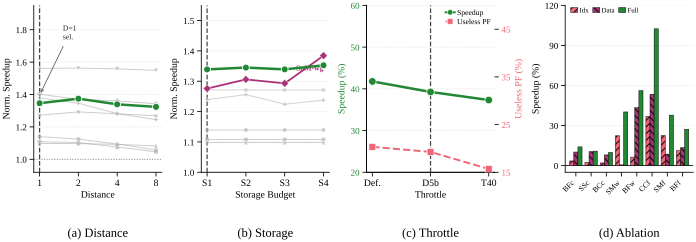

The script that drew this image:
#!/usr/bin/env python3
"""
Round 4 §5.4 Layout B: 1x4 Horizontal Row Sensitivity + Ablation.

Single row of four narrow panels:
  (a) Prefetch Distance sensitivity (line plot)
  (b) Storage Budget sensitivity     (line plot)
  (c) Throttle Control               (dual-axis line)
  (d) Component Ablation             (grouped bar)

Compared to Layout A (2x2 grid), this layout trades vertical compactness for
horizontal compactness — useful when paragraph flow makes a single wide row
of small multiples natural.

Round 4 visual rules:
  - PALETTE_TOL_BRIGHT (greens/reds/purples) — no blue/orange
  - HATCHES_DENSE for ablation bars
  - GRASP / Full GRASP = green palette[0] + solid HATCHES_DENSE[0]
  - Subplot labels (a)-(d) BELOW axes
  - Tight y-axes (~70-80% data fill)
  - Path depth: parents[5]
"""
from __future__ import annotations
import sys
from pathlib import Path
import numpy as np

# round4/ is 5 levels deep from repo root
_REPO = Path(__file__).resolve().parents[5]
sys.path.insert(0, str(_REPO / "ima_plan/07_paper_outline/plot_style"))
from plot_util import (  # noqa: E402
    apply_style, save_fig,
    PALETTE_TOL_BRIGHT, HATCHES_DENSE, subplot_label,
)

apply_style()
import matplotlib.pyplot as plt  # noqa: E402
from matplotlib.lines import Line2D  # noqa: E402
from matplotlib.patches import Patch  # noqa: E402


# ── 8 Representative Workloads ───────────────────────────────────────────────
WORKLOADS = [
    "bfs_cit_dir", "sssp_cit_dir", "bc_cit_dir", "spmv_web_sym",
    "bfs_web_sym", "cc_flickr_sym", "spmv_flickr_sym", "bfs_flickr_sym",
]
SHORT = ["BFS-cp", "SSSP-cp", "BC-cp", "SpM-wg",
         "BFS-wg", "CC-fl", "SpM-fl", "BFS-fl"]


# ── Baseline IPC ─────────────────────────────────────────────────────────────
BASELINE_IPC = {
    "bfs_cit_dir":     5.3349,
    "sssp_cit_dir":    5.9499,
    "bc_cit_dir":      95.2826,
    "spmv_web_sym":    129.6846,
    "bfs_web_sym":     7.3528,
    "cc_flickr_sym":   46.8674,
    "spmv_flickr_sym": 79.2566,
    "bfs_flickr_sym":  9.7943,
}


# ── Exp-C: Distance IPC ─────────────────────────────────────────────────────
DISTANCE_IPC = {
    "bfs_cit_dir":     (6.0830,  6.0016,  5.8353,  5.6452),
    "sssp_cit_dir":    (6.5949,  6.5631,  6.4006,  6.2253),
    "bc_cit_dir":      (104.6244, 104.5427, 104.0702, 103.1893),
    "spmv_web_sym":    (181.8048, 177.6429, 176.4435, 174.1239),
    "bfs_web_sym":     (11.4819, 11.4908, 11.4573, 11.3891),
    "cc_flickr_sym":   (94.8873, 117.6036, 108.5085, 112.1545),
    "spmv_flickr_sym": (109.2283, 106.7236, 101.5856, 98.6639),
    "bfs_flickr_sym":  (12.4611, 12.6612, 12.5458, 12.4249),
}
DISTANCES = [1, 2, 4, 8]


# ── Exp-D: Storage IPC ──────────────────────────────────────────────────────
STORAGE_IPC = {
    "bfs_cit_dir":     (6.0789,  6.0789,  6.0789,  6.0789),
    "sssp_cit_dir":    (6.5920,  6.5920,  6.5920,  6.5920),
    "bc_cit_dir":      (104.6116, 104.6116, 104.6116, 104.6116),
    "spmv_web_sym":    (165.4689, 169.3697, 167.6819, 179.5210),
    "bfs_web_sym":     (11.4964, 11.4964, 11.4964, 11.4964),
    "cc_flickr_sym":   (111.1339, 111.1339, 111.1339, 111.1339),
    "spmv_flickr_sym": (98.2555, 99.5312, 97.0296, 98.1003),
    "bfs_flickr_sym":  (12.4521, 12.4521, 12.4521, 12.4521),
}
STORAGE_LABELS = ["S1", "S2", "S3", "S4"]


# ── Exp-B: Throttle Speedup% & Accuracy% ────────────────────────────────────
THROTTLE_SPEEDUP = {
    "bfs_cit_dir":     (13.6, 13.9, 14.0),
    "sssp_cit_dir":    (11.0, 10.8, 10.8),
    "bc_cit_dir":      (9.8,  9.8,  9.8),
    "spmv_web_sym":    (40.1, 36.7, 40.2),
    "bfs_web_sym":     (56.1, 56.4, 56.2),
    "cc_flickr_sym":   (138.6, 122.0, 102.5),
    "spmv_flickr_sym": (38.0, 37.2, 37.8),
    "bfs_flickr_sym":  (27.0, 27.2, 27.2),
}
THROTTLE_ACCURACY = {
    "bfs_cit_dir":     (99.89, 99.88, 99.88),
    "sssp_cit_dir":    (99.78, 99.70, 99.70),
    "bc_cit_dir":      (99.61, 99.59, 99.53),
    "spmv_web_sym":    (60.46, 57.48, 66.31),
    "bfs_web_sym":     (59.12, 64.46, 66.87),
    "cc_flickr_sym":   (76.84, 79.55, 88.93),
    "spmv_flickr_sym": (69.75, 68.83, 74.00),
    "bfs_flickr_sym":  (71.86, 76.37, 79.21),
}
THROTTLE_CFGS = ["Default", "D5b", "T40C200"]


# ── Exp-A: Component Ablation IPC ───────────────────────────────────────────
ABLATION_IPC = {
    "bfs_cit_dir":     (5.5220,   5.8772,   6.0830),
    "sssp_cit_dir":    (6.0955,   6.5705,   6.5949),
    "bc_cit_dir":      (97.1852,  102.9133, 104.6244),
    "spmv_web_sym":    (158.6675, 130.3898, 181.8048),
    "bfs_web_sym":     (7.8197,   10.5485,  11.4819),
    "cc_flickr_sym":   (64.1420,  71.9062,  94.8873),
    "spmv_flickr_sym": (97.0964,  86.0611,  109.2283),
    "bfs_flickr_sym":  (10.8845,  11.1063,  12.4611),
}


# ── Helpers ─────────────────────────────────────────────────────────────────
def ipc_to_norm(ipc, base):
    return ipc / base


def ipc_to_speedup_pct(ipc, base):
    return (ipc - base) / base * 100.0


def gmean_norm(per_wl_tuples, idx, workloads):
    vals = np.array([per_wl_tuples[wl][idx] for wl in workloads])
    return float(np.exp(np.mean(np.log(vals))))


# ── Build Figure (1x4 row, 7.0 x 2.2) ───────────────────────────────────────
fig, axes = plt.subplots(
    nrows=1, ncols=4,
    figsize=(7.0, 2.4),
    constrained_layout=True,
)

MARKERS = ["o", "s", "^", "D", "v", "*", "P", "X"]
WL_COLOR = "#AAAAAA"
GEO_COLOR = PALETTE_TOL_BRIGHT[0]    # GRASP green
ACC_LO_COLOR = PALETTE_TOL_BRIGHT[1]  # red
SEL_LINE_COLOR = "#444444"


# ────────────────────────────────────────────────────────────────────────────
# (a) Prefetch Distance
# ────────────────────────────────────────────────────────────────────────────
ax = axes[0]
dist_norm = {wl: tuple(ipc_to_norm(v, BASELINE_IPC[wl])
                       for v in DISTANCE_IPC[wl])
             for wl in WORKLOADS}
dist_geom = [gmean_norm(dist_norm, i, WORKLOADS)
             for i in range(len(DISTANCES))]

x_d = np.arange(len(DISTANCES))
for i, wl in enumerate(WORKLOADS):
    ax.plot(
        x_d, dist_norm[wl],
        marker=MARKERS[i], color=WL_COLOR,
        markersize=3.0, linewidth=0.7, alpha=0.6,
        markeredgecolor="white", markeredgewidth=0.25,
        zorder=3,
    )
ax.plot(
    x_d, dist_geom,
    marker="o", color=GEO_COLOR,
    markersize=5.0, linewidth=1.8,
    markeredgecolor="white", markeredgewidth=0.6,
    zorder=10,
)
ax.axhline(1.0, color="#888888", linewidth=0.7, linestyle=":", zorder=1)
ax.axvline(0, color=SEL_LINE_COLOR, linewidth=0.9, linestyle="--", zorder=2)

ax.set_ylim(0.92, 1.95)
ax.set_xticks(x_d)
ax.set_xticklabels([f"{d}" for d in DISTANCES], fontsize=7)
ax.set_xlabel("Distance", fontsize=7, labelpad=2)
ax.set_ylabel("Norm. Speedup", fontsize=7)
ax.tick_params(axis="y", labelsize=6.5)
# Mark the selected D=1 with a small annotation
ax.annotate(
    "D=1\nsel.",
    xy=(0, dist_geom[0] + 0.05),
    xytext=(0.6, 1.78),
    fontsize=5.5, color="#222",
    arrowprops=dict(arrowstyle="->", color=SEL_LINE_COLOR, lw=0.5),
    ha="left", va="center",
)
subplot_label(ax, "(a) Distance", y=-0.42)


# ────────────────────────────────────────────────────────────────────────────
# (b) Storage
# ────────────────────────────────────────────────────────────────────────────
ax = axes[1]
stor_norm = {wl: tuple(ipc_to_norm(v, BASELINE_IPC[wl])
                       for v in STORAGE_IPC[wl])
             for wl in WORKLOADS}
stor_geom = [gmean_norm(stor_norm, i, WORKLOADS)
             for i in range(len(STORAGE_LABELS))]

x_s = np.arange(len(STORAGE_LABELS))
for i, wl in enumerate(WORKLOADS):
    is_spmv_wg = (wl == "spmv_web_sym")
    ax.plot(
        x_s, stor_norm[wl],
        marker=MARKERS[i],
        color=PALETTE_TOL_BRIGHT[2] if is_spmv_wg else WL_COLOR,
        markersize=4.0 if is_spmv_wg else 3.0,
        linewidth=1.3 if is_spmv_wg else 0.7,
        alpha=1.0 if is_spmv_wg else 0.55,
        markeredgecolor="white", markeredgewidth=0.25,
        zorder=8 if is_spmv_wg else 3,
    )
ax.plot(
    x_s, stor_geom,
    marker="o", color=GEO_COLOR,
    markersize=5.0, linewidth=1.8,
    markeredgecolor="white", markeredgewidth=0.6,
    zorder=10,
)
ax.axhline(1.0, color="#888888", linewidth=0.7, linestyle=":", zorder=1)
ax.axvline(0, color=SEL_LINE_COLOR, linewidth=0.9, linestyle="--", zorder=2)

ax.set_ylim(1.00, 1.55)
ax.set_xticks(x_s)
ax.set_xticklabels(STORAGE_LABELS, fontsize=7)
ax.set_xlabel("Storage Budget", fontsize=7, labelpad=2)
ax.set_ylabel("Norm. Speedup", fontsize=7)
ax.tick_params(axis="y", labelsize=6.5)
# Tag SpM-wg outlier line
ax.text(
    x_s[-1], stor_norm["spmv_web_sym"][-1] - 0.03,
    "SpM-wg",
    fontsize=5.5, color=PALETTE_TOL_BRIGHT[2], fontweight="bold",
    ha="right", va="top",
)
subplot_label(ax, "(b) Storage", y=-0.42)


# ────────────────────────────────────────────────────────────────────────────
# (c) Throttle Control — dual axis
# ────────────────────────────────────────────────────────────────────────────
ax_c = axes[2]
ax_c2 = ax_c.twinx()

sp_mean = []
upf_mean = []
for ci in range(len(THROTTLE_CFGS)):
    spv = np.array([THROTTLE_SPEEDUP[wl][ci] for wl in WORKLOADS])
    accv = np.array([THROTTLE_ACCURACY[wl][ci] for wl in WORKLOADS])
    sp_mean.append(float(np.mean(spv)))
    upf_mean.append(float(np.mean(100.0 - accv)))

x_c = np.arange(len(THROTTLE_CFGS))

ax_c.plot(
    x_c, sp_mean,
    marker="o", color=GEO_COLOR,
    markersize=5.5, linewidth=1.8,
    markeredgecolor="white", markeredgewidth=0.5,
    zorder=10,
)
ax_c2.plot(
    x_c, upf_mean,
    marker="s", color=ACC_LO_COLOR,
    markersize=5.0, linewidth=1.4, linestyle="--",
    markeredgecolor="white", markeredgewidth=0.5,
    zorder=10,
)

# Selected D5b vertical
sel_c = 1
ax_c.axvline(sel_c, color=SEL_LINE_COLOR, linewidth=0.9, linestyle="--", zorder=1)

ax_c.set_ylim(20, 60)
ax_c.set_yticks([20, 30, 40, 50, 60])
ax_c2.set_ylim(15, 50)
ax_c2.set_yticks([15, 25, 35, 45])
ax_c2.grid(False)

ax_c.set_xticks(x_c)
ax_c.set_xticklabels(["Def.", "D5b", "T40"], fontsize=7)
ax_c.set_xlabel("Throttle", fontsize=7, labelpad=2)
ax_c.set_ylabel("Speedup (%)", fontsize=7, color=GEO_COLOR)
ax_c2.set_ylabel("Useless PF (%)", fontsize=7, color=ACC_LO_COLOR)
ax_c.tick_params(axis="y", labelsize=6.5, labelcolor=GEO_COLOR)
ax_c2.tick_params(axis="y", labelsize=6.5, labelcolor=ACC_LO_COLOR)

# Inline mini legend
legend_lines = [
    Line2D([0], [0], color=GEO_COLOR, marker="o", markersize=4.0,
           linewidth=1.4, markeredgecolor="white", markeredgewidth=0.4,
           label="Speedup"),
    Line2D([0], [0], color=ACC_LO_COLOR, marker="s", markersize=4.0,
           linewidth=1.2, linestyle="--", markeredgecolor="white",
           markeredgewidth=0.4, label="Useless PF"),
]
ax_c.legend(handles=legend_lines, fontsize=5.5, frameon=False,
            loc="upper right", handlelength=1.2, borderaxespad=0.2,
            handletextpad=0.3, labelspacing=0.2)

subplot_label(ax_c, "(c) Throttle", y=-0.42)


# ────────────────────────────────────────────────────────────────────────────
# (d) Component Ablation
# ────────────────────────────────────────────────────────────────────────────
ax_d = axes[3]

ablation_pct = {
    wl: tuple(ipc_to_speedup_pct(v, BASELINE_IPC[wl])
              for v in ABLATION_IPC[wl])
    for wl in WORKLOADS
}

n_groups = 3
bar_w = 0.27
x_d_b = np.arange(len(WORKLOADS))

schemes_d = [
    ("Index-Only", PALETTE_TOL_BRIGHT[1], HATCHES_DENSE[1]),
    ("Data-Only",  PALETTE_TOL_BRIGHT[2], HATCHES_DENSE[2]),
    ("Full GRASP", PALETTE_TOL_BRIGHT[0], HATCHES_DENSE[0]),
]

for i, (label, color, hatch) in enumerate(schemes_d):
    vals = [ablation_pct[wl][i] for wl in WORKLOADS]
    offset = (i - (n_groups - 1) / 2) * bar_w
    ax_d.bar(
        x_d_b + offset, vals, bar_w,
        color=color, hatch=hatch,
        edgecolor="black", linewidth=0.35,
        zorder=3,
    )

ax_d.axhline(0, color="black", linewidth=0.6, zorder=2)
ax_d.set_ylim(-5, 120)
ax_d.set_yticks([0, 30, 60, 90, 120])
ax_d.set_xticks(x_d_b)
# Use very short labels (algorithm only) since 8 workloads at single-column
# width can't fit full names. Tag the dataset suffix in the panel title.
SHORT_TINY = ["BFc", "SSc", "BCc", "SMw", "BFw", "CCf", "SMf", "BFf"]
ax_d.set_xticklabels(SHORT_TINY, rotation=45, ha="right", fontsize=5.5)
ax_d.set_ylabel("Speedup (%)", fontsize=7)
ax_d.tick_params(axis="y", labelsize=6.5)
ax_d.set_xlim(-0.7, len(WORKLOADS) - 0.3)

legend_d = [
    Patch(facecolor=PALETTE_TOL_BRIGHT[1], edgecolor="black",
          hatch=HATCHES_DENSE[1], linewidth=0.35, label="Idx"),
    Patch(facecolor=PALETTE_TOL_BRIGHT[2], edgecolor="black",
          hatch=HATCHES_DENSE[2], linewidth=0.35, label="Data"),
    Patch(facecolor=PALETTE_TOL_BRIGHT[0], edgecolor="black",
          hatch=HATCHES_DENSE[0], linewidth=0.35, label="Full"),
]
ax_d.legend(handles=legend_d, ncol=3, fontsize=5.0, frameon=False,
            loc="upper left", bbox_to_anchor=(0.0, 1.02),
            handlelength=1.0, columnspacing=0.6, handletextpad=0.25)

subplot_label(ax_d, "(d) Ablation", y=-0.42)


# ── Save ────────────────────────────────────────────────────────────────────
out_dir = Path(__file__).resolve().parent
save_fig(fig, "proto_r4_54_B", out_dir)
plt.close(fig)


# ── Console summary ─────────────────────────────────────────────────────────
print("=== Round 4 §5.4 Layout B — 1x4 Horizontal Row ===")
print()
print(f"(a) Distance geomean: D=1 -> {dist_geom[0]:.3f}x"
      f" (best D=2 -> {max(dist_geom):.3f}x)")
print(f"(b) Storage  geomean: S1 -> {stor_geom[0]:.3f}x"
      f" (S4 -> {stor_geom[-1]:.3f}x)")
print(f"(c) Throttle: D5b speedup={sp_mean[1]:.1f}%, "
      f"useless={upf_mean[1]:.1f}%")
print(f"(d) Ablation: Full mean={np.mean([ablation_pct[wl][2] for wl in WORKLOADS]):.1f}% "
      f"(Index+Data sum mean="
      f"{np.mean([ablation_pct[wl][0]+ablation_pct[wl][1] for wl in WORKLOADS]):.1f}%)")
print()
print(f"Saved to {out_dir}/proto_r4_54_B.{{pdf,svg}}")
